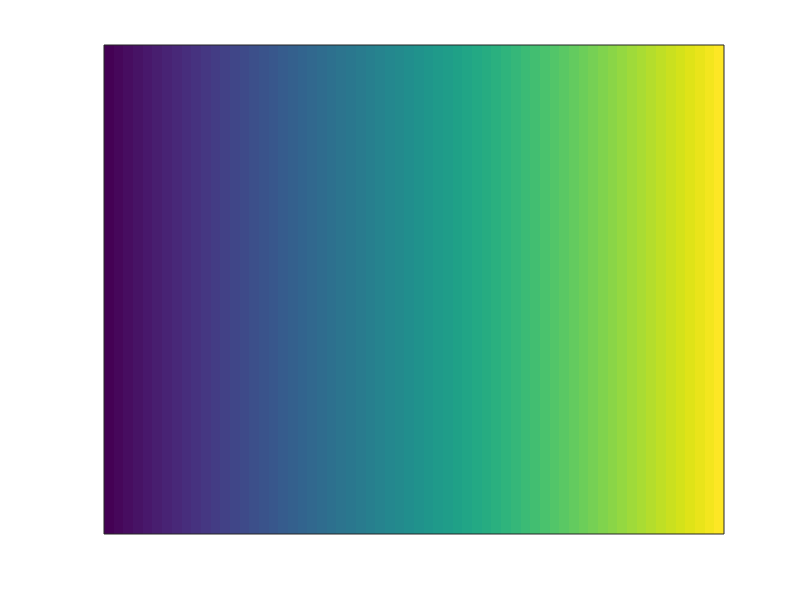

Write the MATLAB code that produced this figure.

clear;

x = 0:255;
imagesc(x);
set(gca,'xtick',[])
set(gca,'ytick',[])
set(gcf, 'Position',  [100, 300, 300, 40]);

fn = dir(fullfile('','*.mat'));

for ii=1:length(fn)
    if ~strcmp(fn(ii).name,'test_data.mat') % skip test data file
        cmap_name = fn(ii).name(1:(end-4));
        cm = load_cmap(cmap_name,255);
        colormap(cm);
        
        F = getframe(gca);
        imwrite(F.cdata,['imgs/',cmap_name,'.jpg']);
    end
end

